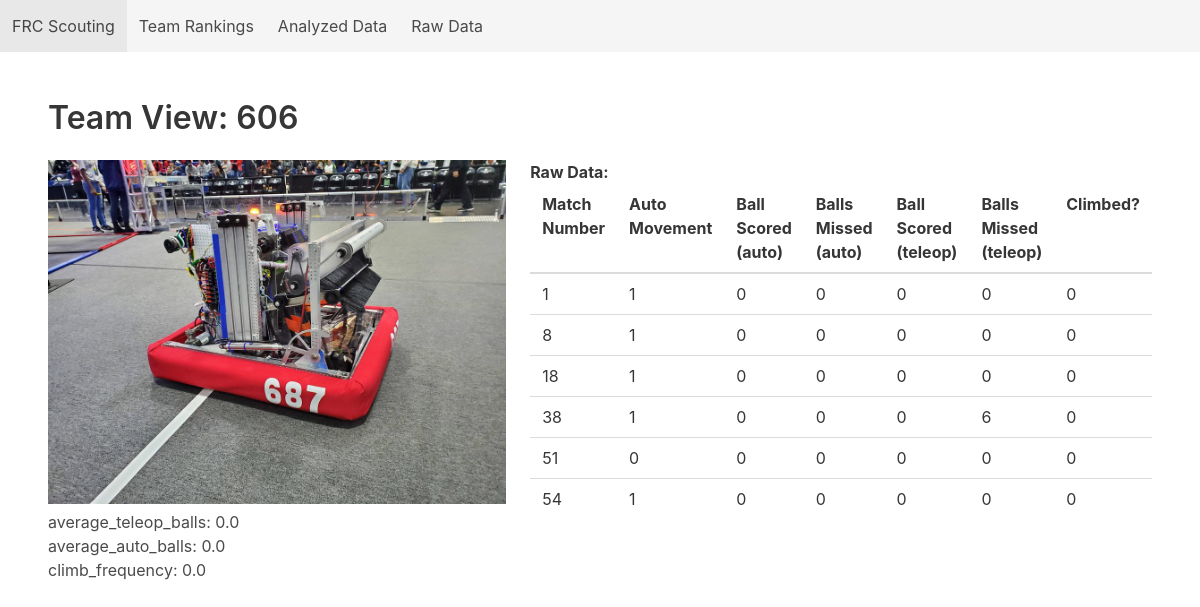
/team/606, run on the app's committed database.
### tables this page shows
CREATE TABLE analyzed_scouting_data(team_number INTEGER, average_teleop_balls REAL, max_teleop_balls INTEGER, average_auto_balls REAL, max_auto_balls INTEGER, climb_frequency REAL);

CREATE TABLE raw_scouting_data (data_id INTEGER PRIMARY KEY AUTOINCREMENT, scout_name TEXT, team_number INTEGER, match_number INTEGER, alliance_color TEXT, auto_movement INTEGER, auto_balls_scored INTEGER, auto_balls_missed INTEGER, teleop_balls_scored INTEGER, teleop_balls_missed INTEGER, climb INTEGER, comment TEXT);

### app.py (the view)
@app.route("/team/<int:team>")
def team_view(team : int):
    if (db.contains_team_number(team)):
        title_string = "Team View: " + str(team)
        print(db.get_analyzed_data_highlights(team)[0])
        return flask.render_template("team_view.html", title=title_string, headers=data.raw_match_data_headers_687, raw_match_data = db.get_raw_data_by_team_anonymous(team), highlights=db.get_analyzed_data_highlights(team)[0])
    else:
         return flask.render_template("base.html", title=f"Data for Team #{team} is not available")

### database.py (called while the page is built)
    def execute_return_query(self, query_text,  *parameters, headers=True):
        conn = sqlite3.connect(self.filename)
        cur = conn.cursor()
        cur.execute(query_text, parameters)
        column_names = []
        for column in cur.description:
            column_names.append(column[0])
        rows = cur.fetchall()
        if (headers):
            dicts = []
            for row in rows:
                d = dict(zip(column_names, row))
                dicts.append(d)
            conn.close()
            return dicts
        else:
            return rows

    def get_raw_data_by_team_anonymous(self, team_number : int):
        query = 'SELECT match_number, auto_movement, auto_balls_scored, auto_balls_missed, teleop_balls_scored, teleop_balls_missed, climb FROM raw_scouting_data WHERE team_number = ?;'
        return self.execute_return_query(query, team_number, headers=False)

    def contains_team_number(self, team_number):
        query = 'SELECT COUNT(*) FROM raw_scouting_data WHERE team_number = ?;'
        return self.execute_return_query(query, team_number, headers=False)[0][0] > 0

    def get_analyzed_data_highlights(self, team_number):
        query = 'SELECT average_teleop_balls, average_auto_balls, climb_frequency FROM analyzed_scouting_data WHERE team_number = ?;'
        return self.execute_return_query(query, team_number)

### templates/team_view.html
{% extends 'base.html' %}
{% block content %}
    <div class="columns">
        <div class="column">
            <img src="{{url_for('static', filename='687_robot.jpg')}}" width="500px" height="auto"/>
            {% for (title, value) in highlights.items() %}
                <h3>{{title}}: {{value}}</h3>
            {% endfor %}
        </div>
        <div class="column">
            <h2> <strong> Raw Data: </strong></h2>
            <table class="table">
                <thead>
                    {% for header in headers %}
                        <th> {{header}} </th>
                    {% endfor %}
                </thead>
                <tbdody>
                    {% for row in raw_match_data %}
                        <tr>
                            {% for data in row %}
                                <td>{{data}}</td>
                            {% endfor %}
                        </tr>
                    {% endfor %}
                </tbdody>
            </table>
        </div>
    </div>
{% endblock %}

### data on the page
analyzed_scouting_data: title "average_teleop_balls", average_teleop_balls "0.0", title "average_auto_balls", average_auto_balls "0.0", title "climb_frequency", climb_frequency "0.0"
raw_scouting_data: row "1" "1" "0" "0" "0" "0" "0"
raw_scouting_data: row "8" "1" "0" "0" "0" "0" "0"
raw_scouting_data: row "18" "1" "0" "0" "0" "0" "0"
raw_scouting_data: row "38" "1" "0" "0" "0" "6" "0"
raw_scouting_data: row "51" "0" "0" "0" "0" "0" "0"
raw_scouting_data: row "54" "1" "0" "0" "0" "0" "0"

### other printed values
{{ title }} "Team View: 606"
{{ header }} "Match Number" "Auto Movement" "Ball Scored (auto)" "Balls Missed (auto)" "Ball Scored (teleop)" "Balls Missed (teleop)" "Climbed?"
